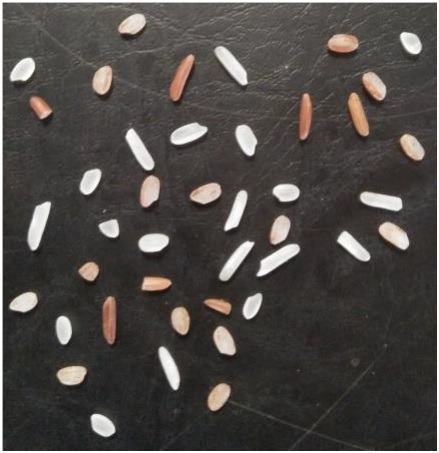
%> input picture RICE/CODE/rice image.jpg, 439 x 453 px
$ octave main_svm.m   (GNU Octave 9; MATLAB toolbox functions it lacks are replaced by stand-ins)
%> lines starting %> are read from the running program, lines starting %| are printed output that depends on the picture; in (x1, y1, x2, y2) boxes, pixels count from 0 and x2, y2 are one past the last pixel; in counts of white or black regions, pixels touching at a corner belong together; the program's own positions count from 1
clc
clear all
close all

%% image read
I = imread('rice image.jpg');
%> I is the input picture: size 453x439x3 uint8; mean R, G, B 77.3, 73.4, 70.4
figure(1), imshow(I), title('INPUT IMAGE');

%% PREPROCESSING STAGE -1 Gray conversion
GI = rgb2gray(I);
figure(2), imshow(GI), title('GRAY IMAGE');

%% PREPROCESSING STAGE -2 Extracting Grain Features
BGI = imopen(GI,strel('disk',15));
figure(3), imshow(BGI), title('BINARY IMAGE');
%% PREPROCESSING STAGE -3 Optimization
I2 = GI - BGI;
% I2(:,:,2) = I(:,:,2) - BGI;
% I2(:,:,3) = I(:,:,3) - BGI;

figure(4), imshow(I2), title('DATA EXTRACTED IMAGE');

%% PREPROCESSING STAGE -4 Gray Color adjustment
I3 = imadjust(I2);
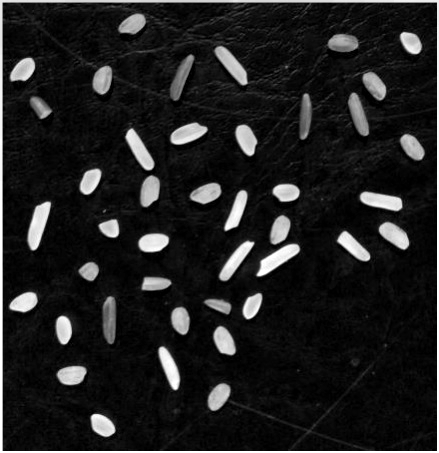
%> I3: size 453x439 uint8; min 0, max 255, mean 32.3
figure(5),imshow(I3),title('Gray Color Adjusted Image');


%% PREPROCESSING STAGE -5 Back Ground subtraction
level = graythresh(I3);
%> level = 0.408
bw = im2bw(I3,level);
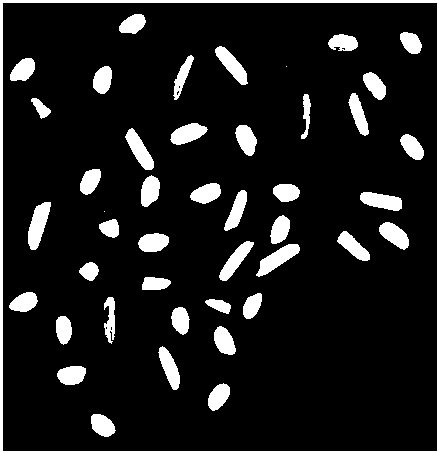
%> bw: size 453x439 logical; 11.1% white; 45 white regions (2 under 20 px), largest, box (x1, y1, x2, y2) and area: (0, 0, 439, 453) 4435, (28, 202, 51, 250) 644, (256, 244, 300, 277) 622
bw = bwareaopen(bw, 50);
figure(6),imshow(bw),title('Binary Image');
Ibw (:,:,1) = bw;
Ibw (:,:,2) = bw;
Ibw (:,:,3) = bw;

bwg = zeros(453,439);
for i = 1:size(bw,1)
    for j = 1:size(bw,2)
        if bw(i,j) == 1
            bwg(i,j)=0;
        else
            bwg(i,j)=255;
        end
    end
end

I4(:,:,1) = I(:,:,1) - uint8(bwg);
I4(:,:,2) = I(:,:,2) - uint8(bwg);
I4(:,:,3) = I(:,:,3) - uint8(bwg);
%> I4: size 453x439x3 uint8
figure(7),imshow(I4),title('Background Subtracted Image');


%% PREPROCESSING STAGE - 6 Feature Extraction for SVM classification process
I5 = zeros(size(I4));
I6 = zeros(size(I4));
for i = 1:size(I4,1)
    for j = 1:size(I,2)
        if(I4(i,j,1)>85 && I4(i,j,1) <= 200 && I4(i,j,2) > 34 && I4(i,j,2) <=210 && I4(i,j,3) > 15 && I4(i,j,3)<=190)
            I5(i,j,1) = I4(i,j,1);
            I5(i,j,2) = I4(i,j,2);
            I5(i,j,3) = I4(i,j,3);
        else
            I5(i,j,:) = I5(i,j,:);
        end
        if(I4(i,j,1)>200 && I4(i,j,1) <= 255 && I4(i,j,2) > 210 && I4(i,j,2) <=255 && I4(i,j,3) > 190 && I4(i,j,3)<=255)
            I6(i,j,1) = I4(i,j,1);
            I6(i,j,2) = I4(i,j,2);
            I6(i,j,3) = I4(i,j,3);
        else
            I6(i,j,:) = I6(i,j,:);
        end

    end
end
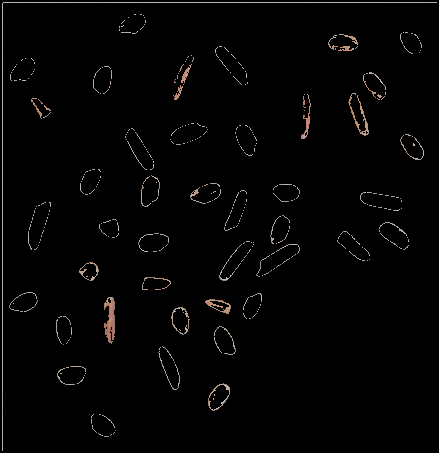
%> I5: size 453x439x3 double; mean R, G, B 3.9, 3.5, 3.3
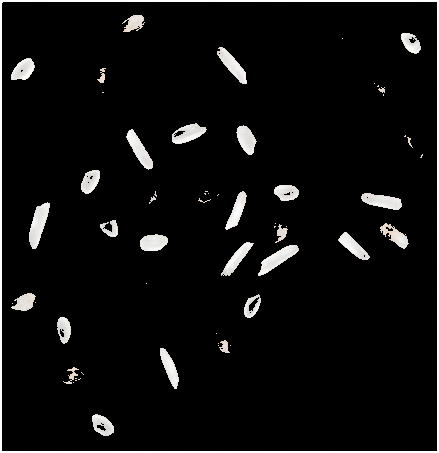
%> I6: size 453x439x3 double; mean R, G, B 14.7, 14.5, 14.4

BW1(:,:,1) = edge(Ibw(:,:,1));
%> BW1: size 453x439 logical; 4% white in thin lines or dots
BW1(:,:,2) = edge(Ibw(:,:,2));
BW1(:,:,3) = edge(Ibw(:,:,3));
%> BW1: size 453x439x3 logical; 4% white in thin lines or dots

I7 = imclearborder(I5);
I8 = imclearborder(I6);
I9 = Ibw-I6-I8-BW1;
I10 = I6-I7-BW1;
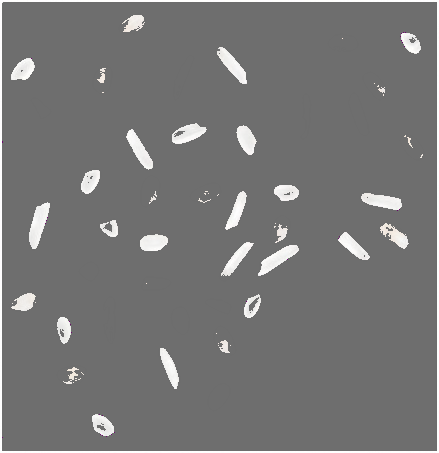
%> I10: size 453x439x3 double; mean R, G, B 14.6, 14.5, 14.4; drawn with min black and max white
figure(8),imshow(I9),title('Red Grains Image');
figure(9),imshow(I10),title('White Grains Image');
se = strel('disk',5);
II1(:,:,1)= imopen(I9(:,:,1),se);
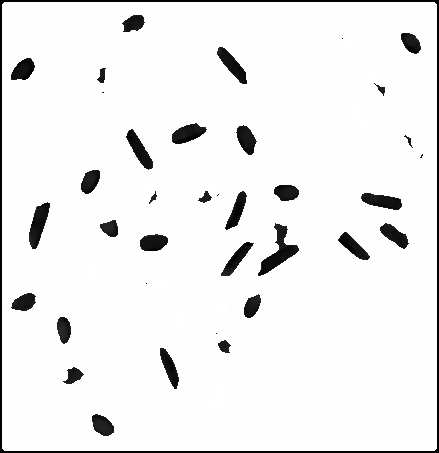
%> II1: size 453x439 double; min -255, max 1, mean -15.6; drawn with min black and max white
II1(:,:,2)= imopen(I9(:,:,2),se);
II1(:,:,3)= imopen(I9(:,:,3),se);
%> II1: size 453x439x3 double
figure(10),imshow(II1),title('Red Grains Image');
%> after `imshow(II1)`:
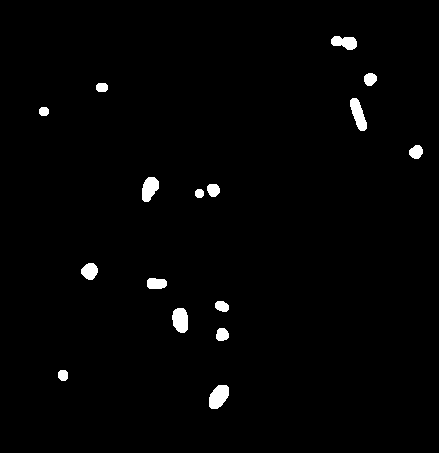
%> displayed picture: size 453x439x3, on the screen's scale of 0 to 255; 1.5% white; 16 white regions, largest, box (x1, y1, x2, y2) and area: (209, 385, 229, 409) 356, (172, 308, 188, 333) 328, (350, 98, 367, 131) 326

%> (the run ends here)
